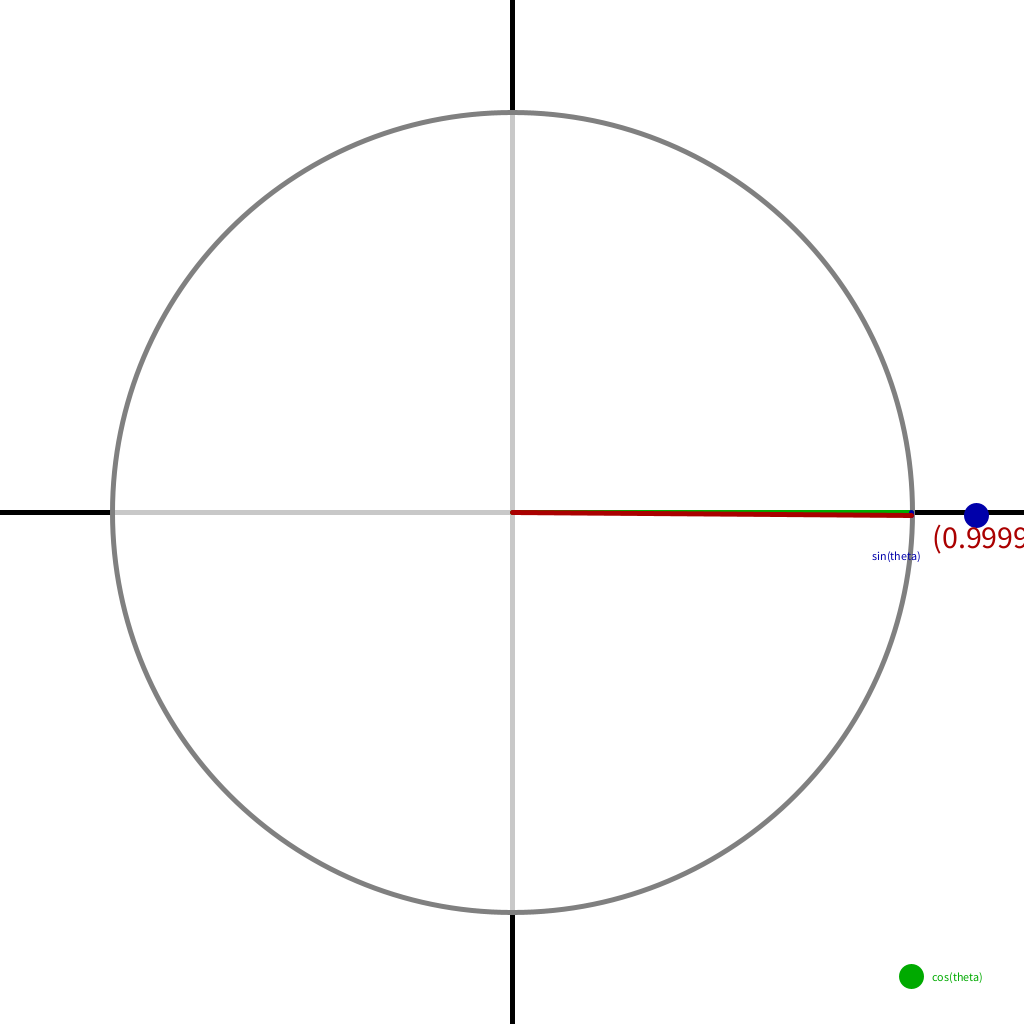
Frame 1 (no input)
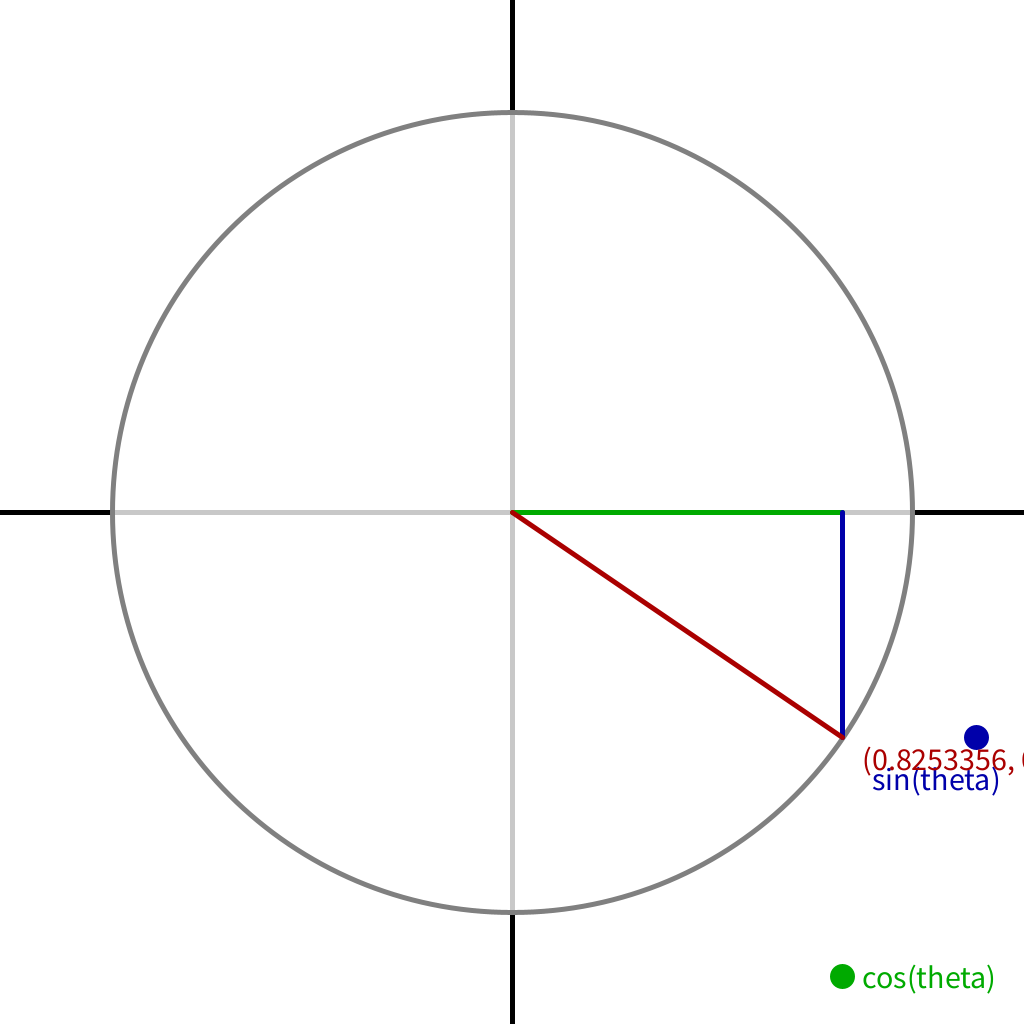
Frame 60 (the mouse pressed at the canvas centre just before this capture)
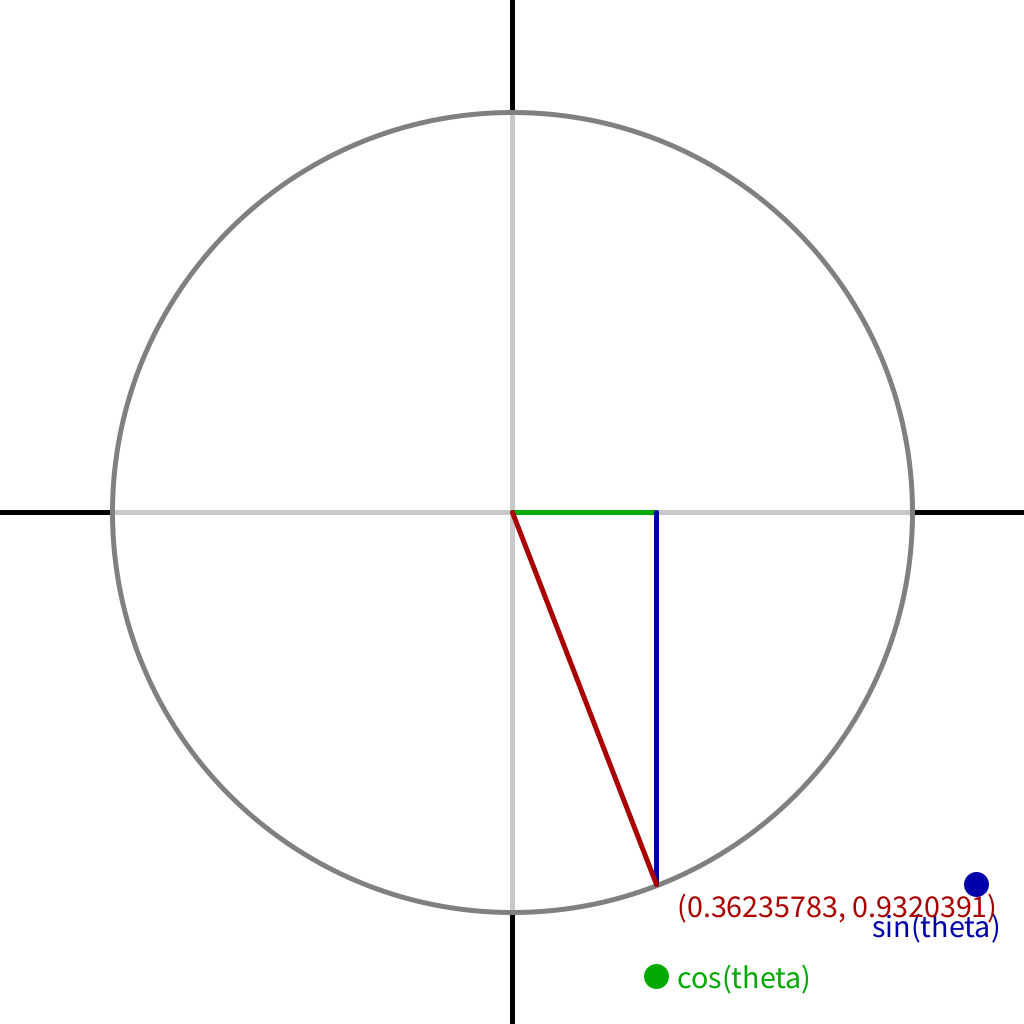
Frame 120 (the mouse held since frame 60 and released just before this capture)

The Processing sketch that drew these frames (run headless with seeded random() and noise(); from frame 60 on, the mouse is pressed at the canvas centre):

// Processing sketch: demo_240303a_circleMath
// ── demo_240303a_circleMath.pde
void setup(){
  size(1024, 1024);
  ellipseMode(RADIUS);
  textAlign(LEFT, CENTER);
}

void draw(){
  int radius = 400;
  float animationSpeed = 0.01;
  float theta = frameCount * animationSpeed;
  
  // draw our unit circle
  background(#ffffff);
  translate(512, 512);
  strokeWeight(5);
  stroke(0);
  line(-9999, 0, 9999, 0); // horizontal axis
  line(0, -9999, 0, 9999); // vertical axis
  fill(255, 200);
  stroke(128);
  circle(0, 0, radius);
  
  PVector p = new PVector(cos(theta), sin(theta));
  
  // draw the x component of our triangle
  stroke(#00aa00);
  line(0, 0, p.x * radius, 0);
  fill(#00aa00);
  text("cos(theta)", p.x * radius + 20, radius + 64);
  circle(p.x * radius, radius + 64, 10);
  
  // draw the y component of our triangle
  stroke(#0000aa);
  fill(#0000aa);
  line(p.x * radius, 0, p.x * radius, p.y * radius);
  text("sin(theta)", radius - 40, p.y * radius + 40);
  circle(radius + 64, p.y * radius, 10);
  
  // draw the hypotenuse
  stroke(#aa0000);
  line(0, 0, p.x * radius, p.y * radius);
  fill(#aa0000);
  textSize(32);
  text("(" + p.x + ", " + p.y + ")", p.x * radius + 20, p.y * radius + 20);
}
